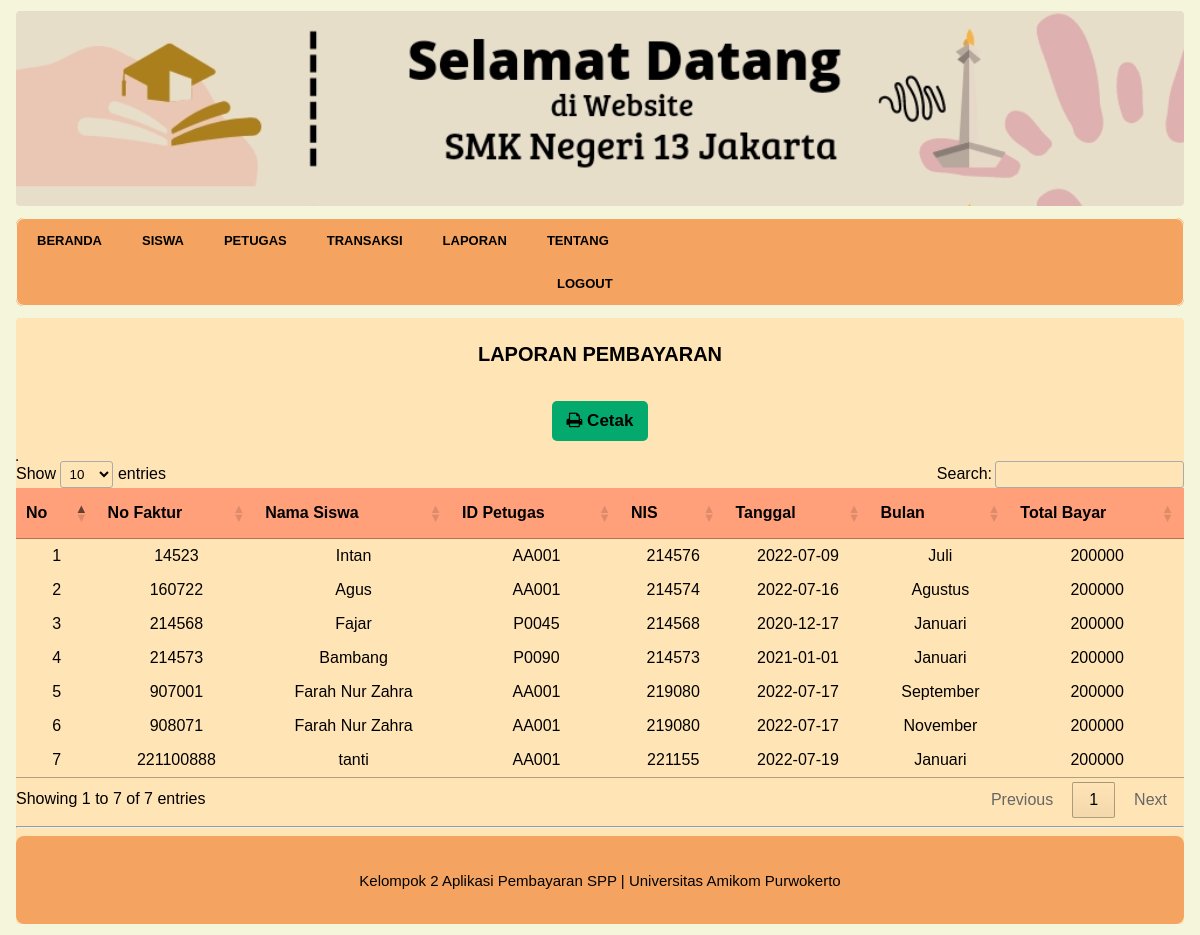
Screenshot of /home.php?page=pembayaran (signed in) with the database file from the repository.
### tables this page shows
CREATE TABLE `tbpembayaran` (
  `nofaktur` int(30) NOT NULL,
  `nama_siswa` varchar(30) NOT NULL,
  `id_petugas` varchar(30) NOT NULL,
  `nis` int(30) NOT NULL,
  `tanggal` date NOT NULL,
  `bulan` varchar(30) NOT NULL,
  `total_bayar` int(30) NOT NULL
);

### tampilpembayaran.php (the view, shortened to what this page needs)
<!DOCTYPE html>
<html>
<head>
	<link rel="stylesheet" type="text/css" media="screen" href="https://cdn.datatables.net/1.10.19/css/jquery.dataTables.min.css">
	<link rel="stylesheet" type="text/css" href="style.css">
	<link rel="stylesheet" type="text/css" href="css/util.css">
	<link rel="stylesheet" href="https://cdnjs.cloudflare.com/ajax/libs/font-awesome/4.7.0/css/font-awesome.min.css">
</head>
<body>
	<div class="judul p-t-20">
		<h2>LAPORAN PEMBAYARAN</h2>
	</div>
	<br/>
	<a href="cetak.php" class="btn-cetak" target="_blank"><i class="fa fa-print"></i> Cetak</a>
	<br/>
	<br/>
	<table border="1">
<table id="tabel-data">
    <thead>
		<tr>
			<th>No</th>
			<th>No Faktur</th>
			<th>Nama Siswa</th>
			<th>ID Petugas</th>
			<th>NIS</th>
			<th>Tanggal</th>
			<th>Bulan</th>
			<th>Total Bayar</th>
		</tr>
	</thead>
	<tbody>
		<?php
		include 'koneksi.php';
		$no = 1;
		$data = mysqli_query($koneksi,"select * from tbpembayaran order by nofaktur");
		while($d = mysqli_fetch_array($data)){
			?>
			<tr>
				<td><?php echo $no++; ?></td>
				<td><?php echo $d['nofaktur']; ?></td>
				<td><?php echo $d['nama_siswa']; ?></td>
				<td><?php echo $d['id_petugas']; ?></td>
				<td><?php echo $d['nis']; ?></td>
				<td><?php echo $d['tanggal']; ?></td>
				<td><?php echo $d['bulan']; ?></td>
				<td><?php echo $d['total_bayar']; ?></td>
			</tr>
			<?php
		}
	?>
	</tbody>
	</table>
	<hr style="clear: both">
	<div class="halaman-02">
	    <p class="halaman-03"> Kelompok 2 Aplikasi Pembayaran SPP | Universitas Amikom Purwokerto</p>
	</div>
</body>
</html>

### style.css (style rules this page uses)
body { background-color: #F5F5DC; font-size: 16px; color: #000000; font-family: sans-serif; margin-left: 15px; margin-right: 15px; }
th { background-color: #FFA07A; height: 30px; }
h2 { margin-top: 5px; text-align: center; font-size: 20px; }
div.halaman-02 { text-align: justify; padding: 20px 15px; background-color: #F4A460; color: black; border-radius: 8px; }
.halaman-03 { font-size: 15px; text-align: center; }

### tampilpembayaran.php (style rules this page uses)
.btn-cetak:link, .btn-cetak:visited { background-color: #04AA6D; color: black; padding: 10px 15px; text-align: center; text-decoration: none; display: inline-block; font-size: 17px; font-weight: bold; border-radius: 5px; }

### rows the page displays
tbpembayaran: nofaktur "14523", nama_siswa "Intan", id_petugas "AA001", nis "214576", tanggal "2022-07-09", bulan "Juli", total_bayar "200000"
tbpembayaran: nofaktur "160722", nama_siswa "Agus", id_petugas "AA001", nis "214574", tanggal "2022-07-16", bulan "Agustus", total_bayar "200000"
tbpembayaran: nofaktur "214568", nama_siswa "Fajar", id_petugas "P0045", nis "214568", tanggal "2020-12-17", bulan "Januari", total_bayar "200000"
tbpembayaran: nofaktur "214573", nama_siswa "Bambang", id_petugas "P0090", nis "214573", tanggal "2021-01-01", bulan "Januari", total_bayar "200000"
tbpembayaran: nofaktur "907001", nama_siswa "Farah Nur Zahra", id_petugas "AA001", nis "219080", tanggal "2022-07-17", bulan "September", total_bayar "200000"
tbpembayaran: nofaktur "908071", nama_siswa "Farah Nur Zahra", id_petugas "AA001", nis "219080", tanggal "2022-07-17", bulan "November", total_bayar "200000"
tbpembayaran: nofaktur "221100888", nama_siswa "tanti", id_petugas "AA001", nis "221155", tanggal "2022-07-19", bulan "Januari", total_bayar "200000"
